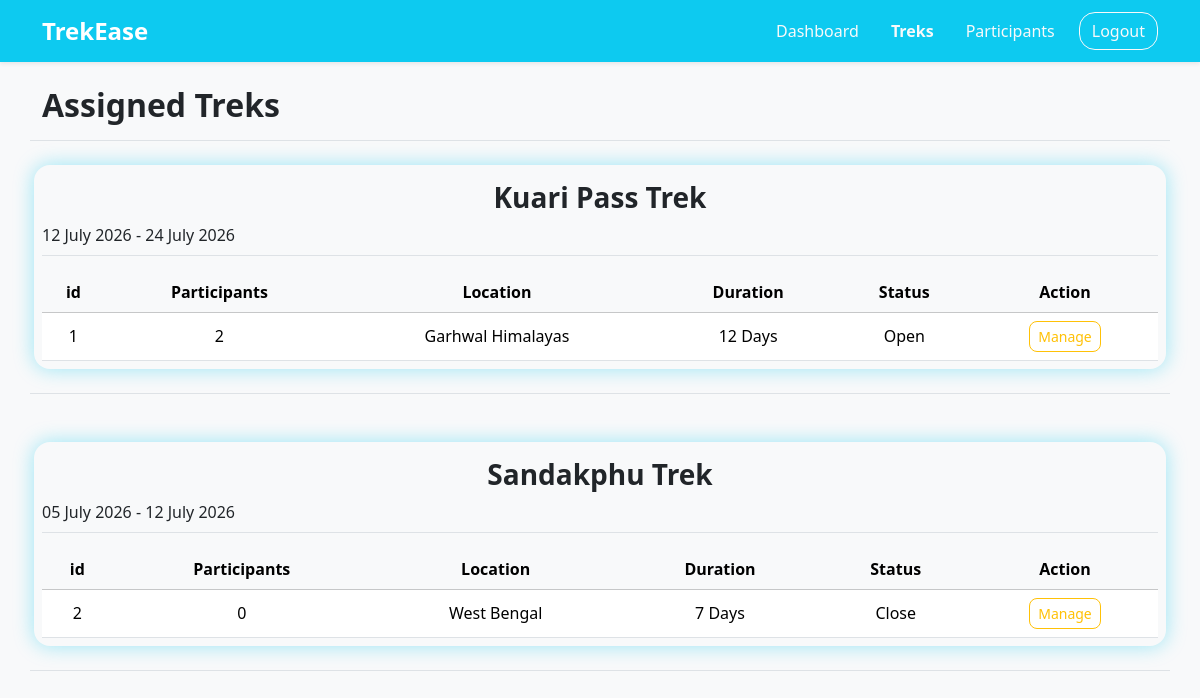
The page /staff_treks/7 on the database as committed earlier.
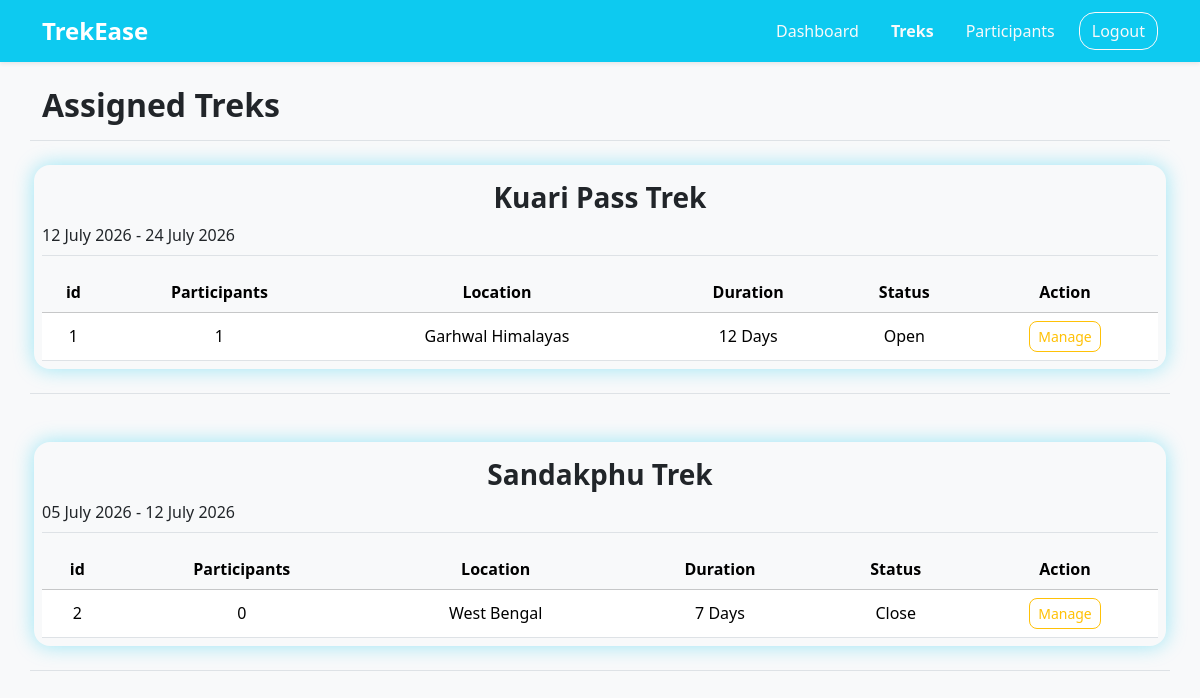
The same page on the database as committed later.
### application/models.py (models this page shows)
class Trek(db.Model):
    __tablename__ = "trek"
    id = db.Column(db.Integer(), primary_key=True)
    trek_name = db.Column(db.String(30), unique=True, nullable=False)
    location = db.Column(db.String(), nullable=False)
    difficulty = db.Column(db.String(), nullable=False)
    duration = db.Column(db.Integer(), nullable=False)
    available_slots = db.Column(db.Integer(), nullable=False)
    staff_id = db.Column(db.Integer(), db.ForeignKey("user.id"))
    status = db.Column(db.String(), default="Open", nullable=False)
    start_date = db.Column(db.Date, nullable=False)
    end_date = db.Column(db.Date, nullable=False)
    description = db.Column(db.Text)
    image = db.Column(db.String(), nullable=False)
    created_at = db.Column(db.Date, default=date.today, nullable=False)
    bookings = db.relationship("Booking", backref="trek")

### application/controllers.py (the view)
@app.route("/staff_treks/<int:staff_id>")
def staff_treks(staff_id):
    staff = User.query.get(staff_id)
    return render_template("/staff/staff_treks.html", staff=staff)

### templates/staff/staff_treks.html (shortened to what the changed rows need)
<!DOCTYPE html>
<html lang="en">
<head>
    <link href="https://cdn.jsdelivr.net/npm/bootstrap@5.3.2/dist/css/bootstrap.min.css" rel="stylesheet">
    <link rel="stylesheet" href="/static/style.css">
</head>
{% if staff.status == "Pending" or staff.status == "Blacklisted" %}
<body class="d-flex flex-column min-vh-100 bg-light">
    <nav class="navbar navbar-expand-lg navbar-dark bg-info shadow-sm">
        <div class="container">
            <div class="navbar-brand ">
                <a class="navbar-brand fw-bold fs-4" href="#">TrekEase</a>
            </div>
            <ul class="nav align-items-center">
                <li class="nav-item ms-2">
                    <a href="/" class="btn btn-outline-light rounded-4">Logout</a>
                </li>
            </ul>
        </div>
        </div>
    </nav>
    {% if staff.status == "Pending" %}
    <div class="container text-center" id="pending-message">
        <h2 class="mb-3 border-bottom pb-2">Approval Pending</h2>
        <p class=" fs-6 fw-semibold">Hello {{staff.name}}, your staff registration is pending for admin approval</p>
        <p class="fw-light">Once approved, you will be able to access your staff dashboard</p>
        <a href="/" class="btn btn-outline-danger rounded-4">Logout</a>
    </div>
    {% else %}
    <div class="container text-center" id="pending-message">
        <h2 class="mb-3 border-bottom pb-2">Access Restricted</h2>
        <p class=" fs-6 fw-semibold ">Hello {{staff.name}}, your staff id has been blocked by admin</p>
        <a href="/" class="btn btn-outline-danger rounded-4">Logout</a>
    </div>
    {% endif %}
</body>
{% else %}
<body class="d-flex flex-column min-vh-100 bg-light">
    <div class="container mt-4 d-flex justify-content-between align-items-center w-100 border-bottom pb-2">
        <h2 class="fw-semibold">Assigned Treks</h2>
    </div>
    {% for trek in staff.assigned_trek %}
    <div class="container  border-bottom">
        <div class=" mt-3">
            <div class="row mb-3 g-3">
                <div class=" mb-2  my-4 rounded-4 " id="border-blue">
                    <h3 class="text-center fw-semibold mb-2 mt-3 ">{{trek.trek_name}}</h3>
                    <p class="border-bottom pb-2 text-mute">{{trek.start_date.strftime("%d %B %Y")}} -
                        {{trek.end_date.strftime("%d %B %Y")}}</p>
                    <table class="table table-hover align-middle mb-2">
                        <thead class="text-center table-light sticky-top">
                            <tr>
                                <th scope="col">id</th>
                                <th scope="col">Participants</th>
                                <th scope="col">Location</th>
                                <th scope="col">Duration</th>
                                <th scope="col">Status</th>
                                <th scope="col">Action</th>
                            </tr>
                        </thead>
                        <tbody class="text-center">
                            <tr>
                                <td>{{loop.index}}</td>
                                <td>{{trek.bookings| selectattr('status', 'ne', 'Cancelled')|list|length}}</td>
                                <td>{{trek.location}}</td>
                                <td>{{trek.duration}} Days</td>
                                <td>{{trek.status}}</td>
                                <td class="col-2">
                                    <a href="/update_trek/{{staff.id}}/{{trek.id}}" class=" btn btn-outline-warning rounded-3 btn-sm ">Manage</a>
                                </td>
                            </tr>
                        </tbody>
                    </table>
                </div>
            </div>
        </div>
    </div>
    <br>
    {% else %}
    <div>
        <h5 class=" text-center m-2 fw-semibold text-dark">No Upcomming Treks</h5>
    </div>
    {% endfor %}
</body>
{% endif %}
</html>

Rows that differ between the two databases and show on the page:
changed Trek "Kuari Pass Trek": bookings|selectattr "2" → "1"
